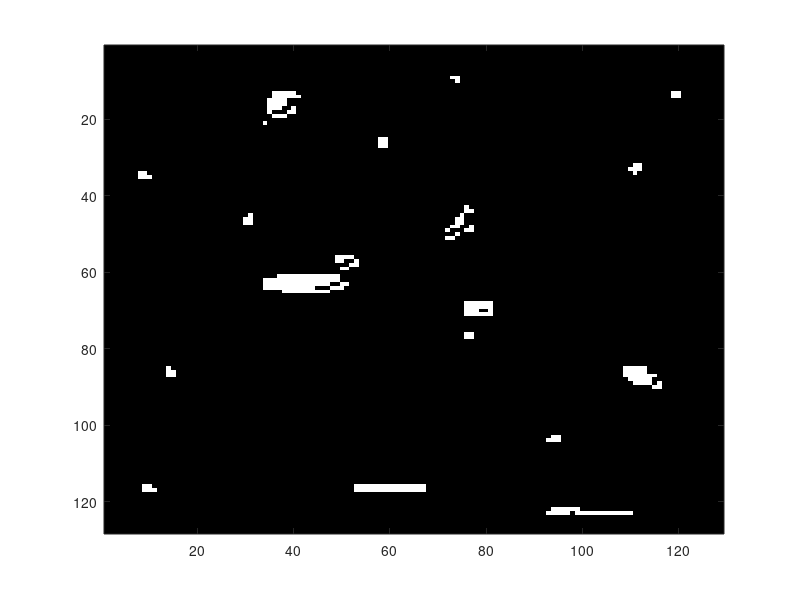

Source code (MATLAB):
close all;
clear all;
clc;

load Quemaduras;
load ManchasDeCola;

[alto ancho] = size(imagenSalida);

for i = 1:alto,
    for j = 1:ancho,
        if ((imagenSalida(i, j) == 255) || (imagenSalida2(i, j) == 255)) salida(i, j) = 255;
        else salida(i, j) = 0;
        end;
    end
end;

imagesc(salida);
colormap(gray);